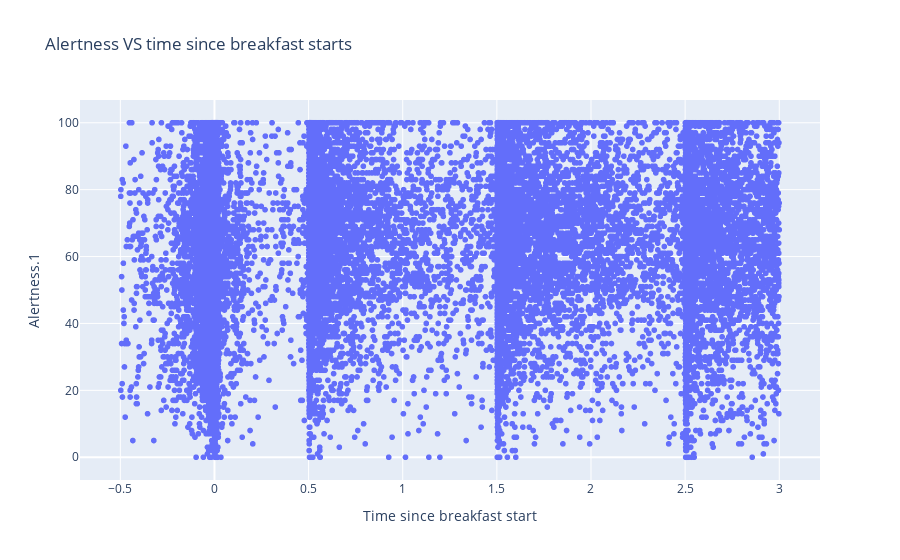

Here is the notebook cell this chart was saved with:
### Markdown cell above
Morning breakfast plot

### Code cell
breakfast = pd.read_excel("ece_143_data.xlsx",sheet_name="Fig 2",usecols='F, G')
breakfast.dropna(inplace=True)
bf_time=[]
bf_alert=[]
import math
for index, row in breakfast.iterrows():
    time=row['Time since breakfast start']
    alert=row['Alertness.1']
    bf_time.append(time)
    bf_alert.append(alert)

fig = px.scatter(breakfast, x='Time since breakfast start', y='Alertness.1',
                 title="Alertness VS time since breakfast starts",
                 # customize axis label
                )

fig.show()


bf_time = np.array(bf_time)
bf_alert = np.array(bf_alert)
#fit cubic regression model
model = np.poly1d(np.polyfit(bf_time, bf_alert, 3))

#add fitted cubic regression line to scatterplot
polyline = np.linspace(-0.6, 3.0, 50)
plt.scatter(bf_time, bf_alert)
plt.plot(polyline, model(polyline),color='red')

#add axis labels
plt.xlabel('Time since breakfast starts')
plt.ylabel('Alertness')

#display plot
plt.show()

### Figure 1 — Plotly figure (JSON) as saved in the notebook; plotly's stock layout.template omitted (floating-point values rounded to 4 significant figures; data arrays with more than 128 entries replaced by an {"elided": "..."} marker saying what was removed)
{"data": [{"hovertemplate": "Time since breakfast start=%{x}<br>Alertness.1=%{y}<extra></extra>", "legendgroup": "", "marker": {"color": "#636efa", "symbol": "circle"}, "mode": "markers", "name": "", "showlegend": false, "type": "scattergl", "x": {"elided": "24002 float values"}, "xaxis": "x", "y": {"elided": "24002 int values"}, "yaxis": "y"}], "layout": {"legend": {"tracegroupgap": 0}, "title": {"text": "Alertness VS time since breakfast starts"}, "xaxis": {"anchor": "y", "domain": [0, 1], "title": {"text": "Time since breakfast start"}}, "yaxis": {"anchor": "x", "domain": [0, 1], "title": {"text": "Alertness.1"}}}}
